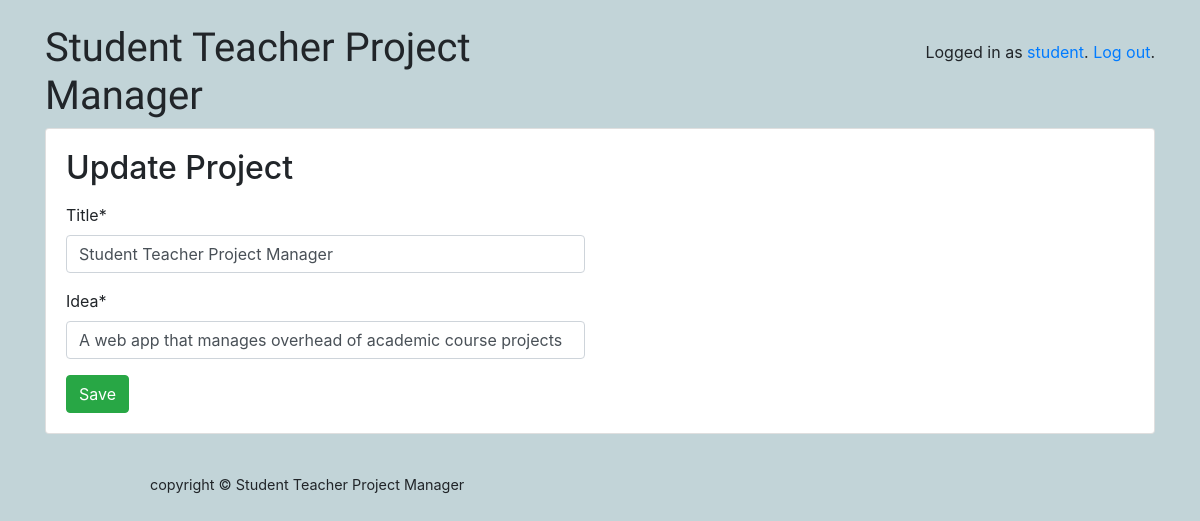
Page /classroom/courses/course/2/update/ (signed in) on the committed database.
### classroom/models.py (models this page shows, shortened)
class User(AbstractUser):
	is_student = models.BooleanField(default=False)
	is_teacher = models.BooleanField(default=False)
	is_reviewer = models.BooleanField(default=False)
	image = models.ImageField(upload_to =user_directory_path, default='user.png')
	phone_regex = RegexValidator(regex=r'^\+?1?\d{9,15}$')
	phone_number = models.CharField(validators=[phone_regex], max_length=17, blank=True)
	assigned_projects = models.IntegerField(default=0)

class Project(models.Model):
	owner = models.ForeignKey(User, on_delete=models.CASCADE, related_name='projects')
	title = models.CharField(max_length=500)
	members=models.CharField(max_length=200)
	idea = models.CharField(max_length=1000000, default='')
	review=models.CharField(max_length= 1000000, default='')
	marks_assigned = models.BooleanField(default=False)
	marks = models.IntegerField(default=0)
	courseid = models.IntegerField(default = 0)
	is_assigned = models.BooleanField(default=False)
	reviewee = models.ForeignKey(User, on_delete=models.CASCADE, related_name = 'reviewer_projects')

### classroom/views/students.py (the view, shortened to what this page needs)
# urls.py: path('classroom/courses/course/<int:pk>/update/', students.UpdateMyProjectView.as_view(), name='update_my_project'),
@method_decorator([login_required, student_required], name='dispatch')
class UpdateMyProjectView(UpdateView):
	model = Project
	fields = ('title','idea',)
	template_name = 'classroom/students/update_my_project.html'
	context_object_name='project'

### classroom/templates/classroom/students/update_my_project.html (shortened to what this page needs)
{% extends 'base.html' %}
{% load crispy_forms_tags %}
{% block content %}
<h2 class="mb-3">Update Project</h2>
  <div class="row">
    <div class="col-md-6 col-sm-8 col-12">
      <form method="post" novalidate>
        {{ form|crispy }}
        <button type="submit" class="btn btn-success">Save</button>
      </form>
    </div>
  </div>
{% endblock %}

### templates/base.html (shortened to what this page needs)
{% load static %}<!doctype html>
<html lang="en">
  <head>
    <link rel="stylesheet" href="https://maxcdn.bootstrapcdn.com/bootstrap/4.0.0/css/bootstrap.min.css">
    <link rel="stylesheet" type="text/css" href="{% static 'vendor/fontello-2f186091/css/fontello.css' %}">
    <link rel="stylesheet" type="text/css" href="{% static 'css/app.css' %}">
    {% if user.is_authenticated and user.is_teacher %}
      <link rel="stylesheet" type="text/css" href="{% static 'css/teachers.css' %}">
    {% elif user.is_authenticated and user.is_student %}
      <link rel="stylesheet" type="text/css" href="{% static 'css/students.css' %}">
	{% elif user.is_authenticated and user.is_reviewer %}
	  <link rel="stylesheet" type="text/css" href="{% static 'css/reviewers.css' %}">
    {% endif %}
  </head>
  <body >
	<div class="container my-4">
      <div class="row">
        <div class="col-xl-12 col-md-12 col-sm-12">
          <div class="row">
            <div class="col-6">
              <h1 class="logo">
                <a href="{% url 'home' %}">
                  Student Teacher Project Manager
                </a>
              </h1>
            </div>
            <div class="col-6 text-right">
              {% if user.is_authenticated %}
                <p class="pt-3">Logged in as <a href="{% url 'profile' %}">{{ user.username }}</a>. <a href="{% url 'logout' %}">Log out</a>.</p>
              {% else %}
                <a href="{% url 'login' %}" class="btn btn-primary" role="button">Log in</a>
                <a href="{% url 'signup' %}" class="btn btn-primary" role="button">Sign up</a>
              {% endif %}
            </div>
          </div>
          <div class="card mb-3">
            <div class="card-body">
              {% block content %}
              {% endblock %}
            </div>
          </div>
        </div>
      </div>
    </div>
  </body>
  <footer style="margin-left:150px;">
            copyright © Student Teacher Project Manager
  </footer>
</html>

### static/css/app.css (style rules this page uses)
.logo { font-family: 'Clicker Script', cursive; }
.logo a { color: #212529; text-decoration: none; }
footer { font-size: .9rem; }

### static/css/students.css (style rules this page uses)
body { background-color: #c2d4d8; }

### rows in the picture
User: username "student"
Project: title "Student Teacher Project Manager", idea "A web app that manages overhead of academic course projects"
